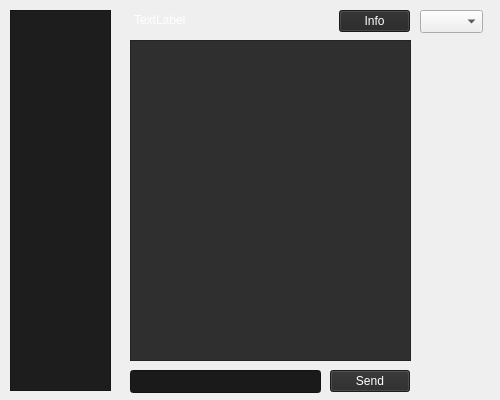
<?xml version="1.0" encoding="UTF-8"?>
<ui version="4.0">
 <class>MainWindow</class>
 <widget class="QMainWindow" name="MainWindow">
  <property name="geometry">
   <rect>
    <x>0</x>
    <y>0</y>
    <width>500</width>
    <height>400</height>
   </rect>
  </property>
  <property name="minimumSize">
   <size>
    <width>100</width>
    <height>200</height>
   </size>
  </property>
  <property name="maximumSize">
   <size>
    <width>500</width>
    <height>400</height>
   </size>
  </property>
  <property name="windowTitle">
   <string>MainWindow</string>
  </property>
  <widget class="QWidget" name="centralwidget">
   <widget class="QLabel" name="label_2">
    <property name="geometry">
     <rect>
      <x>0</x>
      <y>-50</y>
      <width>541</width>
      <height>451</height>
     </rect>
    </property>
    <property name="text">
     <string/>
    </property>
    <property name="pixmap">
     <pixmap>../../../Users/Arefe/Desktop/2-24932_pink-nature-flowers-black-flower-3d-wallpaper-free.jpg</pixmap>
    </property>
    <property name="scaledContents">
     <bool>true</bool>
    </property>
   </widget>
   <widget class="QListWidget" name="chatList">
    <property name="geometry">
     <rect>
      <x>10</x>
      <y>10</y>
      <width>101</width>
      <height>381</height>
     </rect>
    </property>
    <property name="styleSheet">
     <string notr="true">background-color: rgb(29, 29, 29);</string>
    </property>
   </widget>
   <widget class="QComboBox" name="comboBox">
    <property name="geometry">
     <rect>
      <x>420</x>
      <y>10</y>
      <width>63</width>
      <height>23</height>
     </rect>
    </property>
   </widget>
   <widget class="QTextEdit" name="messageEdit">
    <property name="geometry">
     <rect>
      <x>130</x>
      <y>40</y>
      <width>281</width>
      <height>321</height>
     </rect>
    </property>
    <property name="styleSheet">
     <string notr="true">background-color: rgb(72, 72, 72);
color: rgb(255, 255, 255);
background-color: rgb(47, 47, 47);</string>
    </property>
   </widget>
   <widget class="QLineEdit" name="messageLine">
    <property name="geometry">
     <rect>
      <x>130</x>
      <y>370</y>
      <width>191</width>
      <height>23</height>
     </rect>
    </property>
    <property name="styleSheet">
     <string notr="true">border-color: rgb(255, 255, 255);
selection-color: rgb(255, 255, 255);
color: rgb(255, 255, 255);
background-color: rgb(26, 26, 26);</string>
    </property>
   </widget>
   <widget class="QPushButton" name="sendButton">
    <property name="geometry">
     <rect>
      <x>330</x>
      <y>370</y>
      <width>80</width>
      <height>22</height>
     </rect>
    </property>
    <property name="styleSheet">
     <string notr="true">background-color: rgb(41, 41, 41);
color: rgb(255, 255, 255);</string>
    </property>
    <property name="text">
     <string>Send</string>
    </property>
   </widget>
   <widget class="QPushButton" name="infoButton">
    <property name="geometry">
     <rect>
      <x>339</x>
      <y>10</y>
      <width>71</width>
      <height>22</height>
     </rect>
    </property>
    <property name="styleSheet">
     <string notr="true">background-color: rgb(37, 37, 37);
color: rgb(255, 255, 255);</string>
    </property>
    <property name="text">
     <string>Info</string>
    </property>
   </widget>
   <widget class="QLabel" name="name">
    <property name="geometry">
     <rect>
      <x>134</x>
      <y>10</y>
      <width>191</width>
      <height>20</height>
     </rect>
    </property>
    <property name="styleSheet">
     <string notr="true">color: rgb(255, 255, 255);</string>
    </property>
    <property name="text">
     <string>TextLabel</string>
    </property>
   </widget>
  </widget>
 </widget>
 <resources/>
 <connections/>
</ui>
